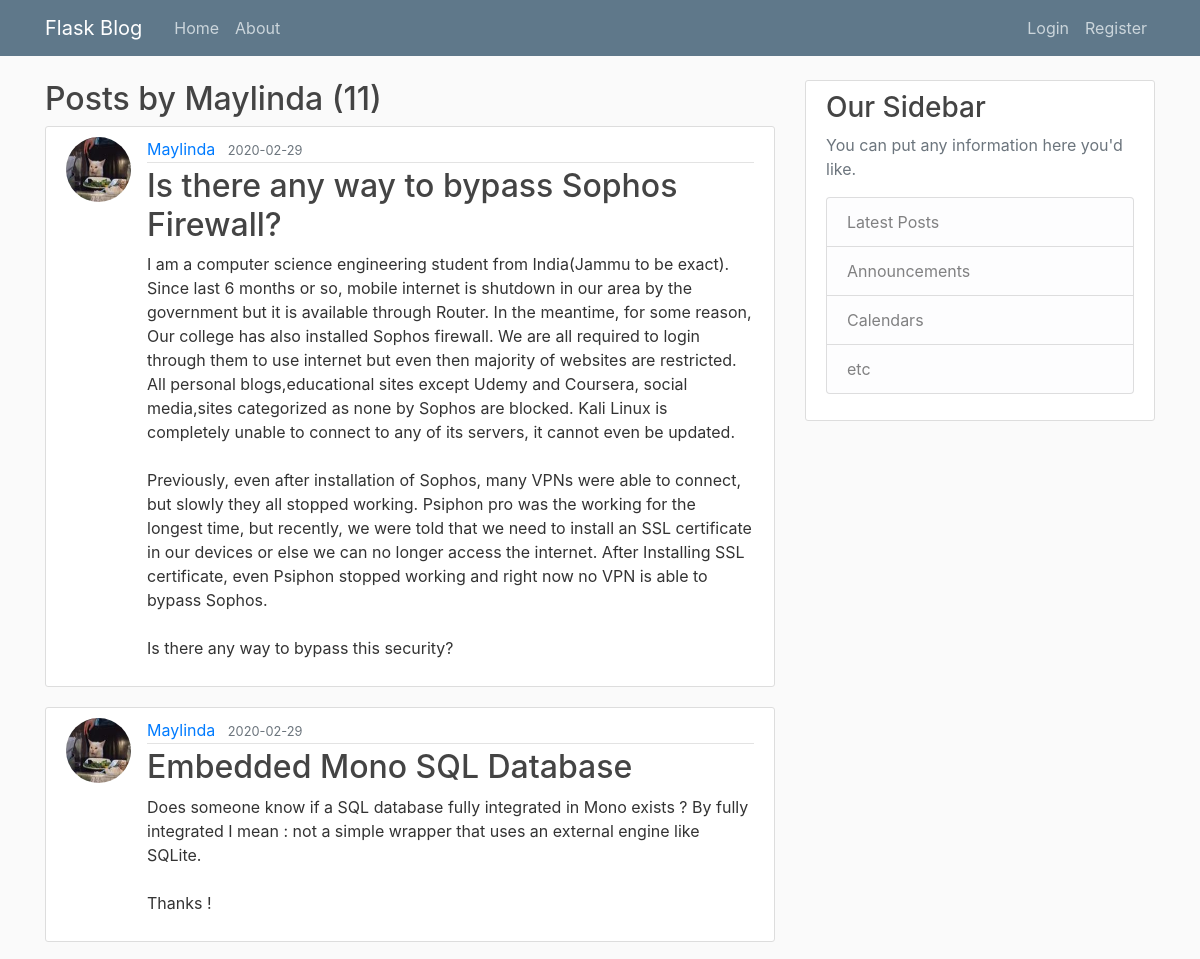
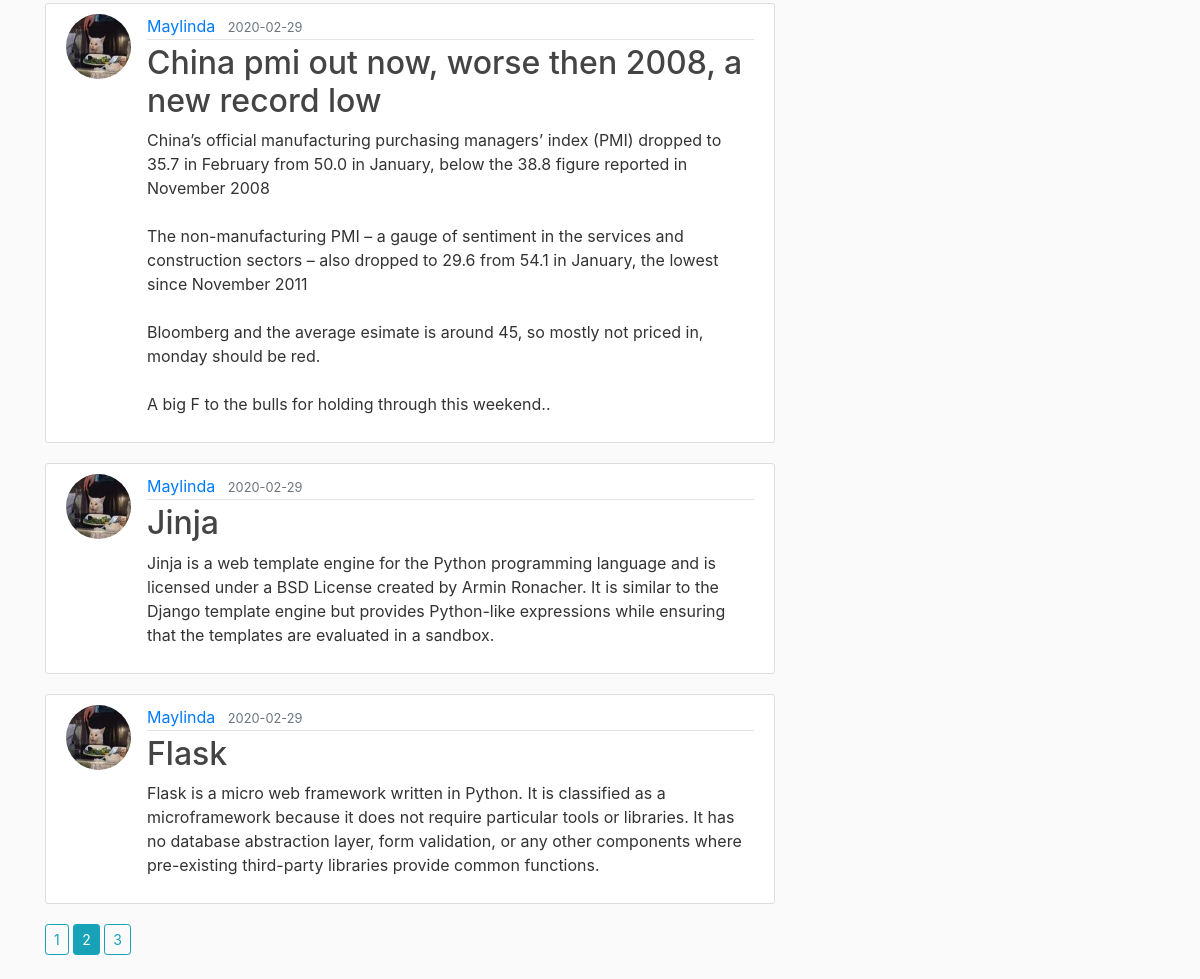
Page /user/Maylinda?page=2 on the committed database (2 pictures, top to bottom).
### flask_sample/models.py (models this page shows, shortened)
class User(db.Model, UserMixin):
	id = db.Column(db.Integer, primary_key='True')
	username = db.Column(db.String(20), unique=True, nullable=False)
	email = db.Column(db.String(120), unique=True, nullable=False)
	image_file = db.Column(db.String(20), nullable=False, default='default.jpg')
	password= db.Column(db.String(60), nullable=False)
	post = db.relationship('Post', backref='author', lazy=True) # for user_id in post (relationship)

class Post(db.Model):
	id = db.Column(db.Integer, primary_key=True)
	title = db.Column(db.String(60), nullable=False)
	date_posted = db.Column(db.DateTime, nullable=False, default=datetime.datetime.utcnow)
	content = db.Column(db.Text, nullable=False)
	user_id = db.Column(db.Integer, db.ForeignKey('user.id'), nullable=False)

### flask_sample/routes.py (the view)
@app.route('/user/<string:username>')
def user_posts(username):
	page = request.args.get('page', 1, type=int)
	user = User.query.filter_by(username=username).first_or_404()
	posts = Post.query.filter_by(author=user)\
			.order_by(Post.date_posted.desc())\
			.paginate(page=page, per_page=5)
	return render_template('user_posts.html', title = 'Posts', posts = posts, user=user )

### flask_sample/templates/user_posts.html
{% extends 'layout.html' %}
{% block webpage_content %}
	<h2 >Posts by {{ user.username }} ({{ posts.total }})</h2>
	{% for post in posts.items %}
		<article class="media content-section">
			<img class="rounded-circle article-img"src="{{ url_for('static', filename='profile/' + post.author.image_file) }}">
		  <div class="media-body">
		    <div class="article-metadata">
		      <a class="mr-2" href="#">{{ post.author.username }}</a>
		      <small class="text-muted">{{ post.date_posted.strftime('%Y-%m-%d') }}</small>
		    </div>
		    <h2><a class="article-title" href="{{ url_for('post', post_id=post.id) }}">{{ post.title }}</a></h2>
		    <p class="article-content">{{ post.content }}</p>
		  </div>
		</article>
	{% endfor %}
	{% for page_num in posts.iter_pages(left_edge=1, right_edge=1, left_current=1, right_current=2) %}
		{% if page_num %}
			{% if posts.page == page_num %}
				<a class="btn btn-sm btn-info mb-4" href="{{ url_for('user_posts', username=user.username,  page=page_num) }}">{{ page_num }}</a>
			{% else %}
				<a class="btn btn-sm btn-outline-info mb-4" href="{{ url_for('user_posts', username=user.username, page=page_num) }}">{{ page_num }}</a>
			{% endif %}
		{% else %}
			...
		{% endif %}
	{% endfor %}
{% endblock webpage_content %}

### flask_sample/static/main.css (style rules this page uses)
body { background: #fafafa; color: #333333; margin-top: 5rem; }
h1, h2, h3, h4, h5, h6 { color: #444444; }
.content-section { background: #ffffff; padding: 10px 20px; border: 1px solid #dddddd; border-radius: 3px; margin-bottom: 20px; }
.article-title { color: #444444; }
.article-content { white-space: pre-line; }
.article-img { height: 65px; width: 65px; margin-right: 16px; }
.article-metadata { padding-bottom: 1px; margin-bottom: 4px; border-bottom: 1px solid #e3e3e3 }

### rows in the picture
User: username "Maylinda"
Post: image_file (picture), author.username "Maylinda", date_posted "2020-02-29", title "Is there any way to bypass Sophos Firewall?", content "I am a computer science engineering student from India(Jammu to be exact). Since last 6 months or so, mobile internet is shutdown in our area by the government but it is available through Router. In the meantime, for some reason, Our college has also installed Sophos firewall. We are all required to login through them to use internet but even then majority of websites are restricted. All personal blogs,educational sites except Udemy and Coursera, social media,sites categorized as none by Sophos are blocked. Kali Linux is completely unable to connect to any of its servers, it cannot even be updated. Previously, even after installation of Sophos, many VPNs were able to connect, but slowly…"
Post: image_file (picture), author.username "Maylinda", date_posted "2020-02-29", title "Embedded Mono SQL Database", content "Does someone know if a SQL database fully integrated in Mono exists ? By fully integrated I mean : not a simple wrapper that uses an external engine like SQLite. Thanks !"
Post: image_file (picture), author.username "Maylinda", date_posted "2020-02-29", title "China pmi out now, worse then 2008, a new record low", content "China’s official manufacturing purchasing managers’ index (PMI) dropped to 35.7 in February from 50.0 in January, below the 38.8 figure reported in November 2008 The non-manufacturing PMI – a gauge of sentiment in the services and construction sectors – also dropped to 29.6 from 54.1 in January, the lowest since November 2011 Bloomberg and the average esimate is around 45, so mostly not priced in, monday should be red. A big F to the bulls for holding through this weekend.."
Post: image_file (picture), author.username "Maylinda", date_posted "2020-02-29", title "Jinja", content "Jinja is a web template engine for the Python programming language and is licensed under a BSD License created by Armin Ronacher. It is similar to the Django template engine but provides Python-like expressions while ensuring that the templates are evaluated in a sandbox."
Post: image_file (picture), author.username "Maylinda", date_posted "2020-02-29", title "Flask", content "Flask is a micro web framework written in Python. It is classified as a microframework because it does not require particular tools or libraries. It has no database abstraction layer, form validation, or any other components where pre-existing third-party libraries provide common functions."

### other values in the picture
{{ posts.total }} "11"
{{ page_num }} "1" "3"
{{ page_num }} "2"
